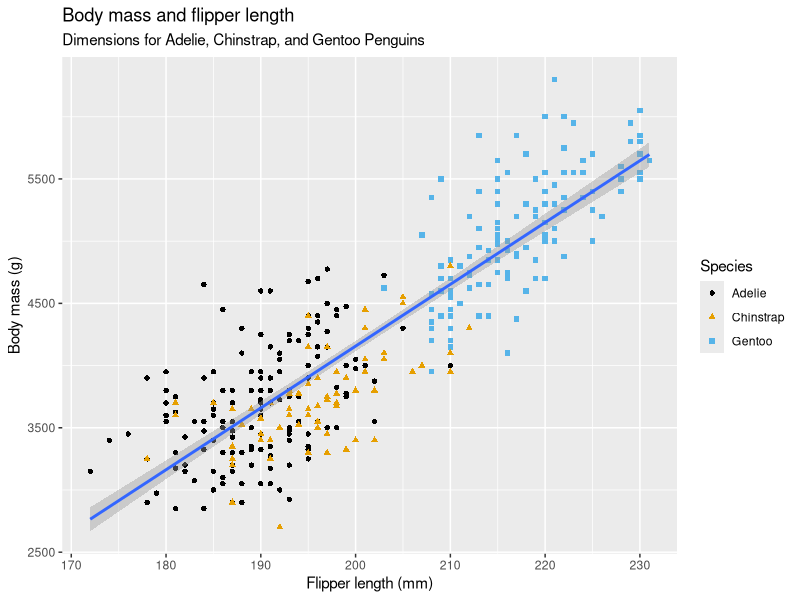
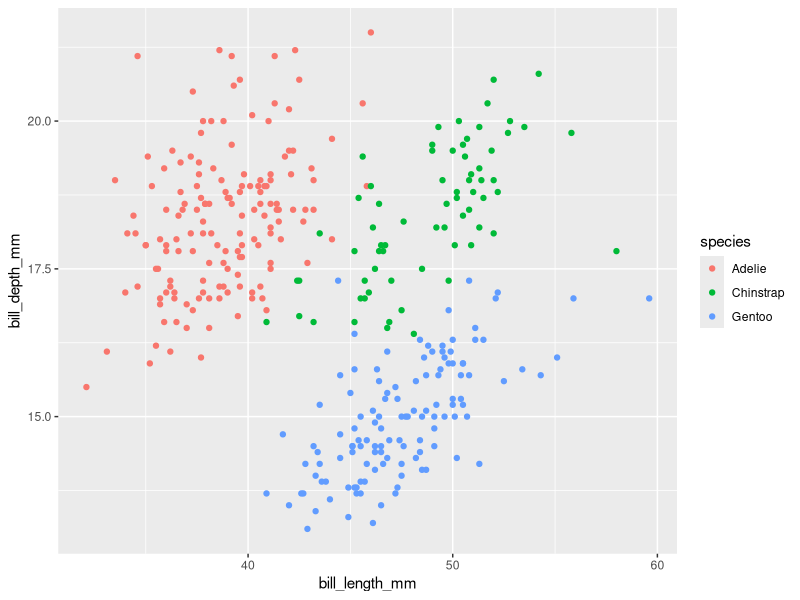
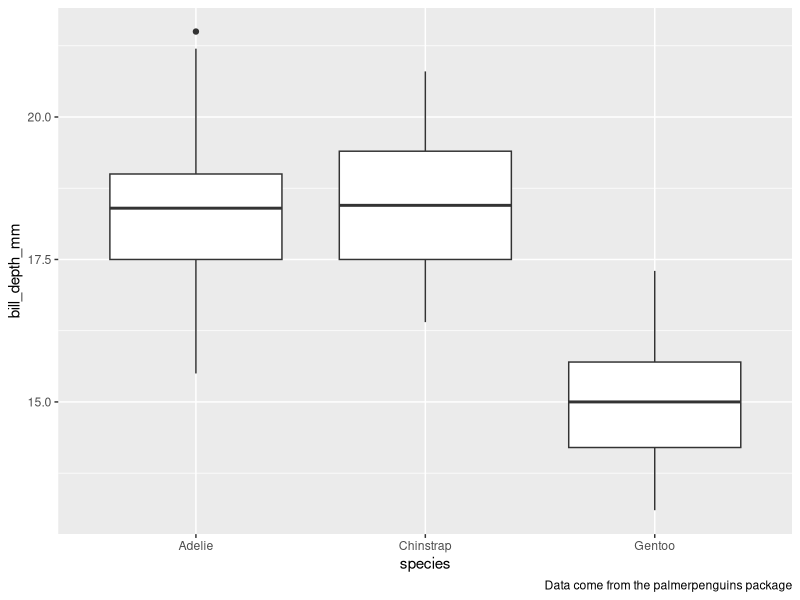
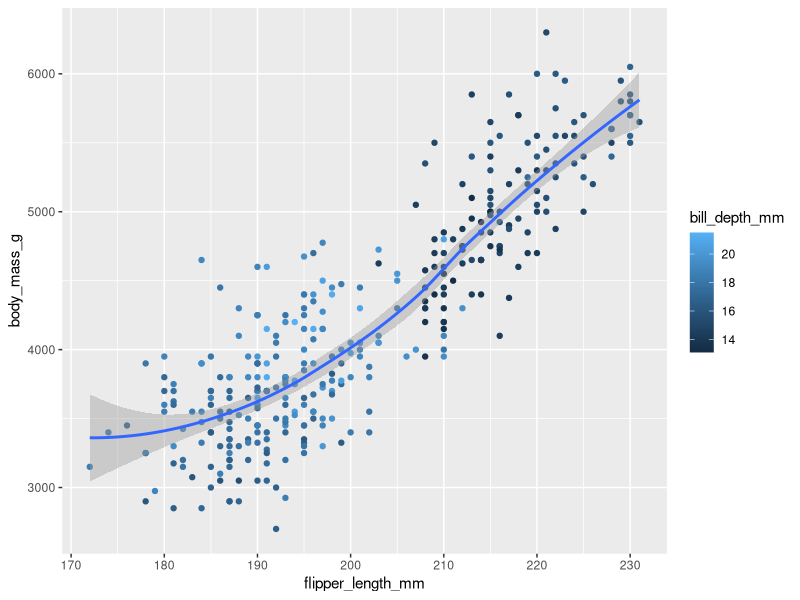
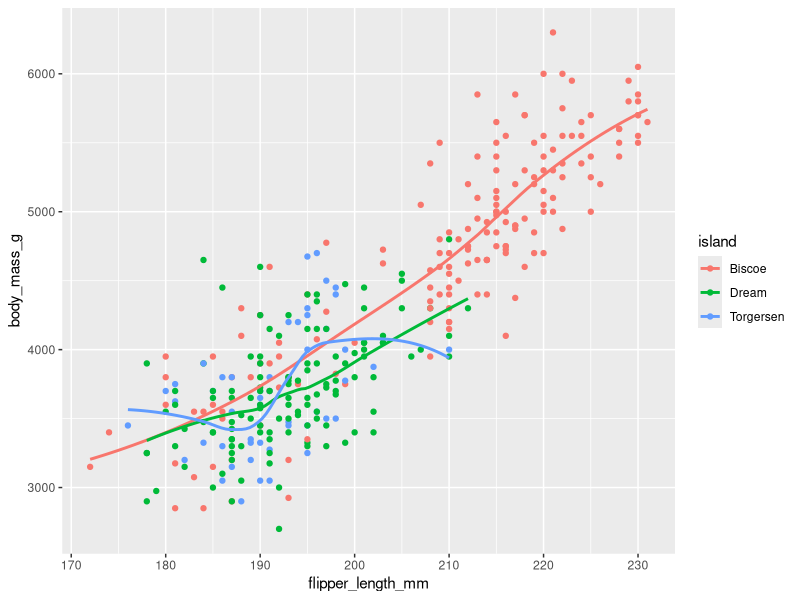
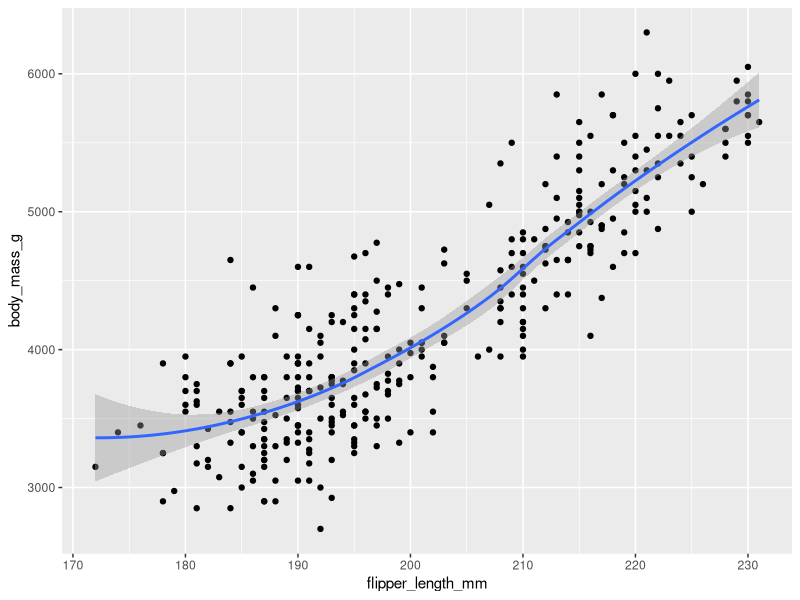
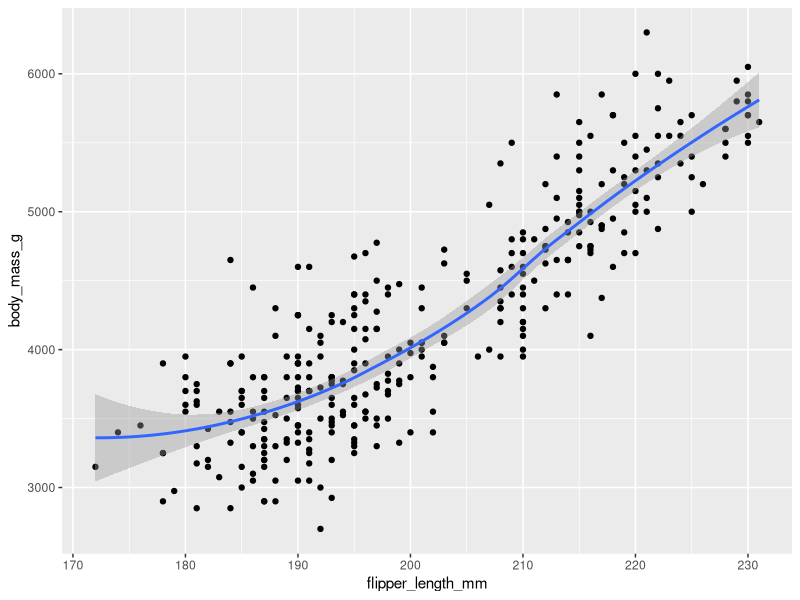
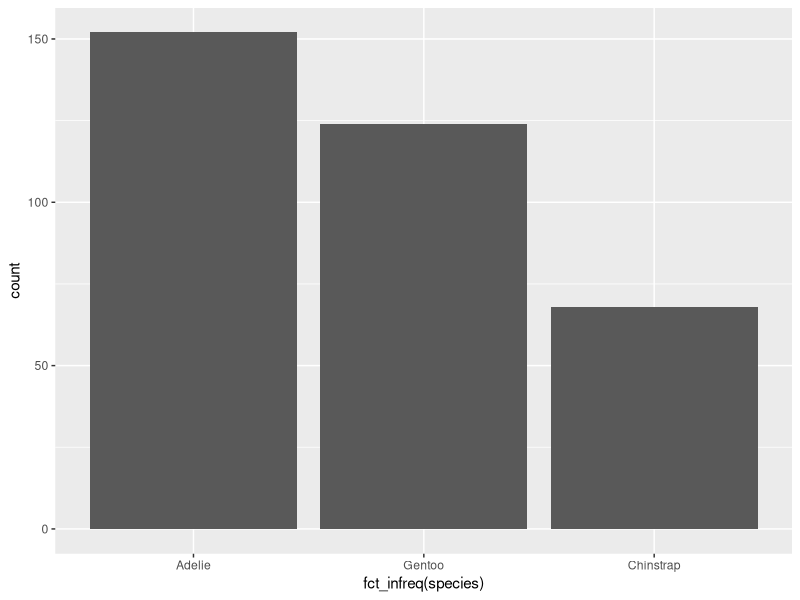

R code for these plots, in order:
library(tidyverse)

library(palmerpenguins)
library(ggthemes)

penguins

glimpse(penguins)

# 1.2

ggplot(
  data = penguins,
  mapping = aes(x = flipper_length_mm, y = body_mass_g)
) +
  geom_point(mapping = aes(color = species, shape = species)) +
  geom_smooth(method = "lm") +
  labs(
    title = "Body mass and flipper length",
    subtitle = "Dimensions for Adelie, Chinstrap, and Gentoo Penguins",
    x = "Flipper length (mm)", y = "Body mass (g)",
    color = "Species", shape = "Species"
  ) +
  scale_color_colorblind()

# Exercise 3
ggplot(
  data = penguins,
  mapping = aes(x = bill_length_mm, y = bill_depth_mm, color = species)
) +
  geom_point()

# Exercise 4
ggplot(
  data = penguins,
  mapping = aes(x = species, y = bill_depth_mm)
) +
  geom_boxplot() +
  labs(
    caption = "Data come from the palmerpenguins package"
  )

# Exercise 8
ggplot(
  data = penguins,
  mapping = aes(x = flipper_length_mm, y = body_mass_g, color = bill_depth_mm)
) +
  geom_point() +
  geom_smooth()

# Exercise 9
ggplot(
  data = penguins,
  mapping = aes(x = flipper_length_mm, y = body_mass_g, color = island)
) +
  geom_point() +
  geom_smooth(se = FALSE)

# Exercise 10
ggplot(
  data = penguins,
  mapping = aes(x = flipper_length_mm, y = body_mass_g)
) +
  geom_point() +
  geom_smooth()

ggplot() +
  geom_point(
    data = penguins,
    mapping = aes(x = flipper_length_mm, y = body_mass_g)
  ) +
  geom_smooth(
    data = penguins,
    mapping = aes(x = flipper_length_mm, y = body_mass_g) 
  )

# 1.4

ggplot(penguins, aes(x = fct_infreq(species))) +
  geom_bar()

ggplot(penguins, aes(x = body_mass_g)) +
  geom_histogram(binwidth = 200)

ggplot(penguins, aes(x = body_mass_g)) +
  geom_density()

# Exercise 1
ggplot(penguins, aes(y = species)) +
  geom_bar()

# Exercise 2
ggplot(penguins, aes(x = species)) +
  geom_bar(color = "red")

ggplot(penguins, aes(x = species)) +
  geom_bar(fill = "red")

# Exercise 3
ggplot(penguins, aes(x = body_mass_g)) +
  geom_histogram(bins = 20)

# Exercise 4
ggplot(diamonds, aes(x = carat)) +
  geom_histogram(binwidth = 0.01)

# 1.5

ggplot(penguins, aes(x = species, y = body_mass_g)) +
  geom_boxplot()

ggplot(penguins, aes(x = body_mass_g, color = species, fill = species)) +
  geom_density(alpha = 0.5)

ggplot(penguins, aes(x = island, fill = species)) +
  geom_bar(position = "fill")

ggplot(penguins, aes(x = flipper_length_mm, y = body_mass_g)) +
  geom_point(aes(color = species, shape = island))

ggplot(penguins, aes(x = flipper_length_mm, y = body_mass_g)) +
  geom_point(aes(color = species, shape = species)) +
  facet_wrap(~island)

# Exercise 2
ggplot(
  mpg,
  aes(x = hwy, y = displ, color = cty)
) +
  geom_point()

# Exercise 3
ggplot(
  mpg,
  aes(x = hwy, y = displ, linewidth = cty)
) +
  geom_point()

# Exercise 5
ggplot(
  penguins,
  aes(x = bill_length_mm, y = bill_depth_mm, color = species)
) +
  geom_point() +
  facet_wrap(~species)

# Exercise 6
ggplot(
  data = penguins,
  mapping = aes(
    x = bill_length_mm, y = bill_depth_mm, 
    color = species, shape = species
  )
) +
  geom_point() +
  labs(color = "Species", shape = "Species")

# Exercise 7
ggplot(penguins, aes(x = island, fill = species)) +
  geom_bar(position = "fill")
ggplot(penguins, aes(x = species, fill = island)) +
  geom_bar(position = "fill")

# 1.6

ggplot(penguins, aes(x = flipper_length_mm, y = body_mass_g)) +
  geom_point()
ggsave(filename = "penguin-plot.png")

# Exercise 1
ggplot(mpg, aes(x = class)) +
  geom_bar()
ggplot(mpg, aes(x = cty, y = hwy)) +
  geom_point()
ggsave("mpg-plot.pdf")